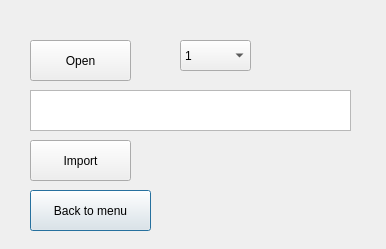
<?xml version="1.0" encoding="UTF-8"?>
<ui version="4.0">
 <class>Baza</class>
 <widget class="QDialog" name="Baza">
  <property name="geometry">
   <rect>
    <x>0</x>
    <y>0</y>
    <width>386</width>
    <height>249</height>
   </rect>
  </property>
  <property name="windowTitle">
   <string>Dialog</string>
  </property>
  <widget class="QPushButton" name="pushButton">
   <property name="geometry">
    <rect>
     <x>30</x>
     <y>190</y>
     <width>121</width>
     <height>41</height>
    </rect>
   </property>
   <property name="text">
    <string>Back to menu</string>
   </property>
  </widget>
  <widget class="QPushButton" name="pushButton_2">
   <property name="geometry">
    <rect>
     <x>30</x>
     <y>40</y>
     <width>101</width>
     <height>41</height>
    </rect>
   </property>
   <property name="text">
    <string>Open</string>
   </property>
  </widget>
  <widget class="QComboBox" name="comboBox">
   <property name="geometry">
    <rect>
     <x>180</x>
     <y>40</y>
     <width>71</width>
     <height>31</height>
    </rect>
   </property>
   <item>
    <property name="text">
     <string>1</string>
    </property>
   </item>
   <item>
    <property name="text">
     <string>2</string>
    </property>
   </item>
   <item>
    <property name="text">
     <string>3</string>
    </property>
   </item>
  </widget>
  <widget class="QPushButton" name="pushButton_3">
   <property name="geometry">
    <rect>
     <x>30</x>
     <y>140</y>
     <width>101</width>
     <height>41</height>
    </rect>
   </property>
   <property name="text">
    <string>Import</string>
   </property>
  </widget>
  <widget class="QTextEdit" name="textEdit">
   <property name="geometry">
    <rect>
     <x>30</x>
     <y>90</y>
     <width>321</width>
     <height>41</height>
    </rect>
   </property>
  </widget>
 </widget>
 <resources/>
 <connections/>
</ui>
